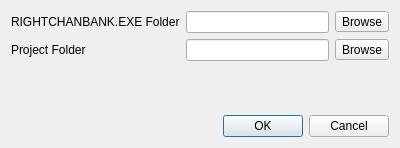
<?xml version="1.0" encoding="UTF-8"?>
<ui version="4.0">
 <class>xsection_interpolation</class>
 <widget class="QDialog" name="xsection_interpolation">
  <property name="geometry">
   <rect>
    <x>0</x>
    <y>0</y>
    <width>400</width>
    <height>148</height>
   </rect>
  </property>
  <property name="windowTitle">
   <string>Run CHANRIGHTBANK.EXE</string>
  </property>
  <layout class="QGridLayout" name="gridLayout">
   <item row="1" column="0">
    <widget class="QLabel" name="label_2">
     <property name="text">
      <string>Project Folder</string>
     </property>
    </widget>
   </item>
   <item row="1" column="2">
    <widget class="QToolButton" name="project_browse">
     <property name="text">
      <string>Browse</string>
     </property>
    </widget>
   </item>
   <item row="0" column="1">
    <widget class="QLineEdit" name="chanrightbank_le"/>
   </item>
   <item row="0" column="0">
    <widget class="QLabel" name="label">
     <property name="text">
      <string>RIGHTCHANBANK.EXE Folder</string>
     </property>
    </widget>
   </item>
   <item row="1" column="1">
    <widget class="QLineEdit" name="project_le"/>
   </item>
   <item row="0" column="2">
    <widget class="QToolButton" name="chanrightbank_browse">
     <property name="text">
      <string>Browse</string>
     </property>
    </widget>
   </item>
   <item row="2" column="1">
    <spacer name="verticalSpacer">
     <property name="orientation">
      <enum>Qt::Vertical</enum>
     </property>
     <property name="sizeHint" stdset="0">
      <size>
       <width>20</width>
       <height>40</height>
      </size>
     </property>
    </spacer>
   </item>
   <item row="4" column="1" colspan="2">
    <widget class="QDialogButtonBox" name="buttonBox">
     <property name="orientation">
      <enum>Qt::Horizontal</enum>
     </property>
     <property name="standardButtons">
      <set>QDialogButtonBox::Cancel|QDialogButtonBox::Ok</set>
     </property>
    </widget>
   </item>
  </layout>
 </widget>
 <resources/>
 <connections>
  <connection>
   <sender>buttonBox</sender>
   <signal>accepted()</signal>
   <receiver>xsection_interpolation</receiver>
   <slot>accept()</slot>
   <hints>
    <hint type="sourcelabel">
     <x>248</x>
     <y>254</y>
    </hint>
    <hint type="destinationlabel">
     <x>157</x>
     <y>274</y>
    </hint>
   </hints>
  </connection>
  <connection>
   <sender>buttonBox</sender>
   <signal>rejected()</signal>
   <receiver>xsection_interpolation</receiver>
   <slot>reject()</slot>
   <hints>
    <hint type="sourcelabel">
     <x>316</x>
     <y>260</y>
    </hint>
    <hint type="destinationlabel">
     <x>286</x>
     <y>274</y>
    </hint>
   </hints>
  </connection>
 </connections>
</ui>
